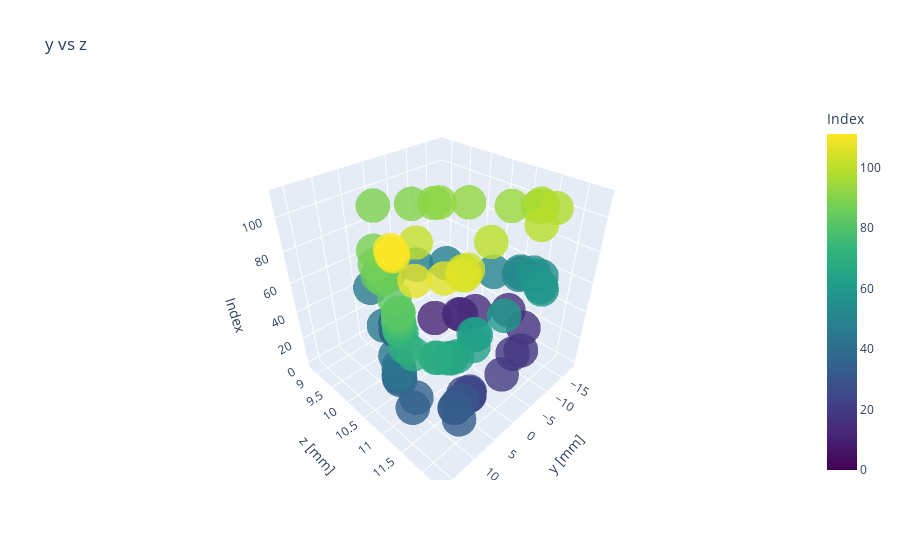

Here is the notebook cell this chart was saved with:
### Code cell
a = 1
b = 2

measured2D = go.Scatter3d(x=locpred[:,a], y=locpred[:,b], z=np.array(range(len(locpred[:,a]))), mode='markers', marker=dict(
        size=12,
        color=np.array(range(len(locpred[:,a]))),                # set color to an array/list of desired values
        colorbar=dict(
            title="Index"
        ),
        colorscale='Viridis',   # choose a colorscale
        opacity=0.8
    ))
#calc2D = go.Scatter(x=locact[:,a], y=locact[:,b], mode='markers')
layout = go.Layout(title='y vs z', scene=dict(xaxis_title='y [mm]', yaxis_title='z [mm]', zaxis_title='Index'))
fig2 = go.Figure(data=[measured2D], layout=layout)
fig2.update_yaxes(scaleanchor='x')
fig2.show()
